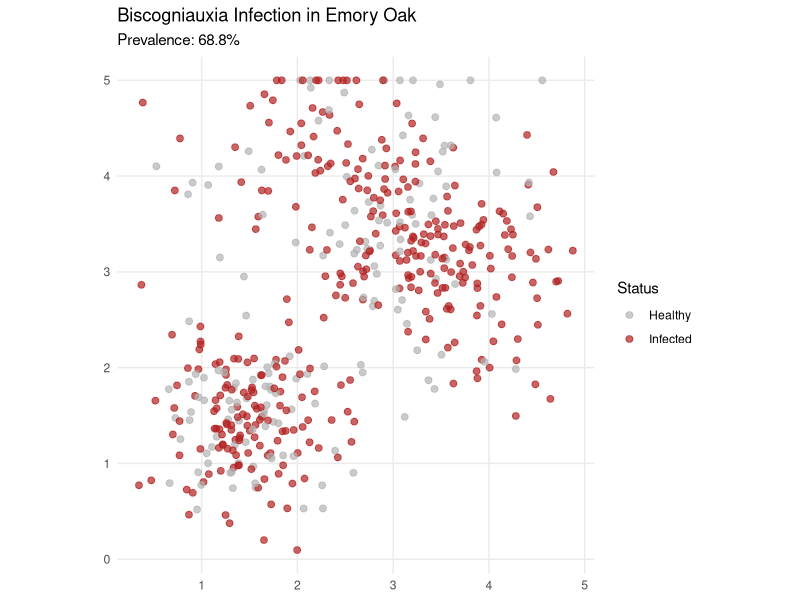
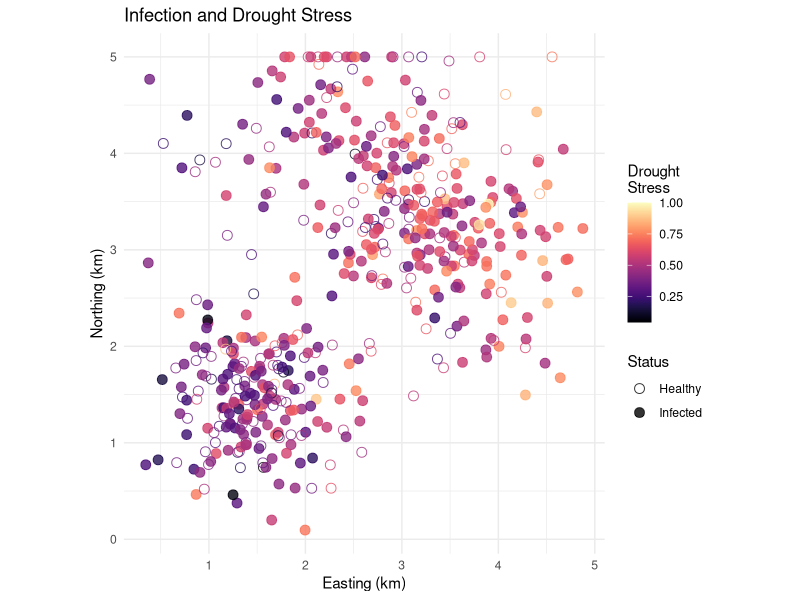
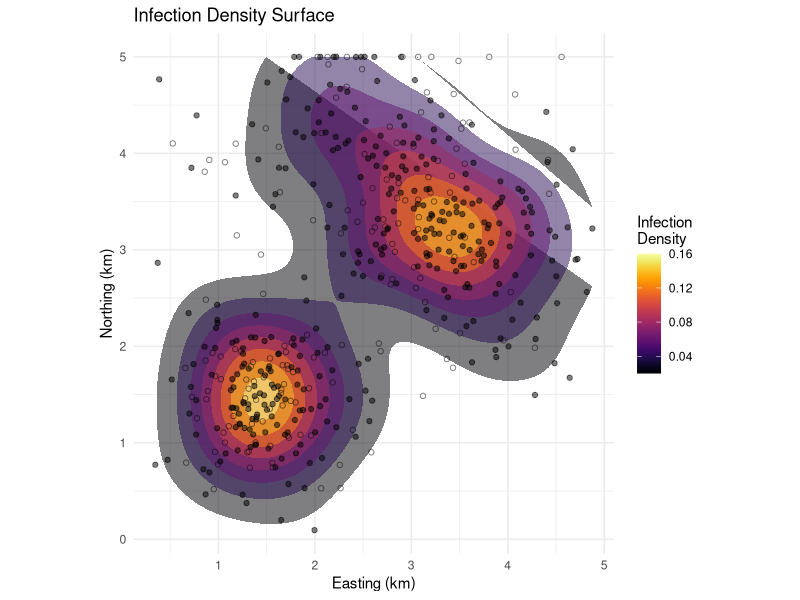
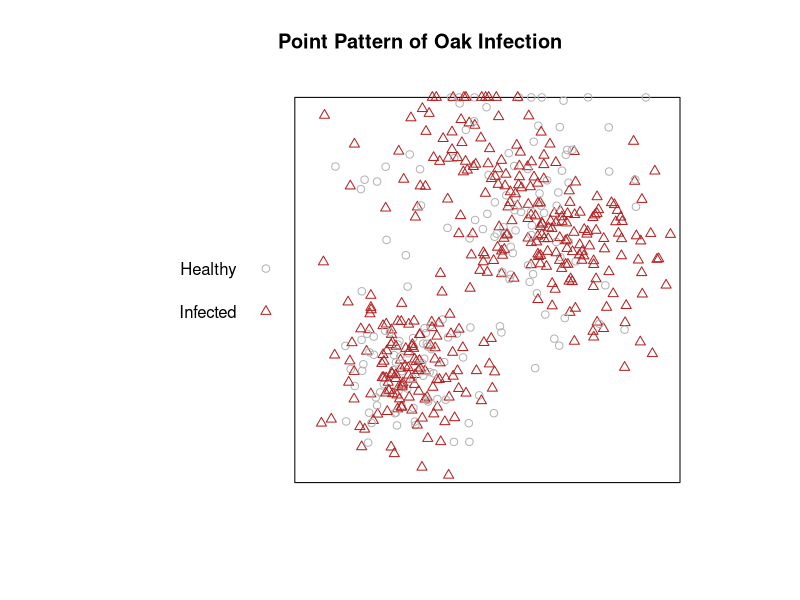
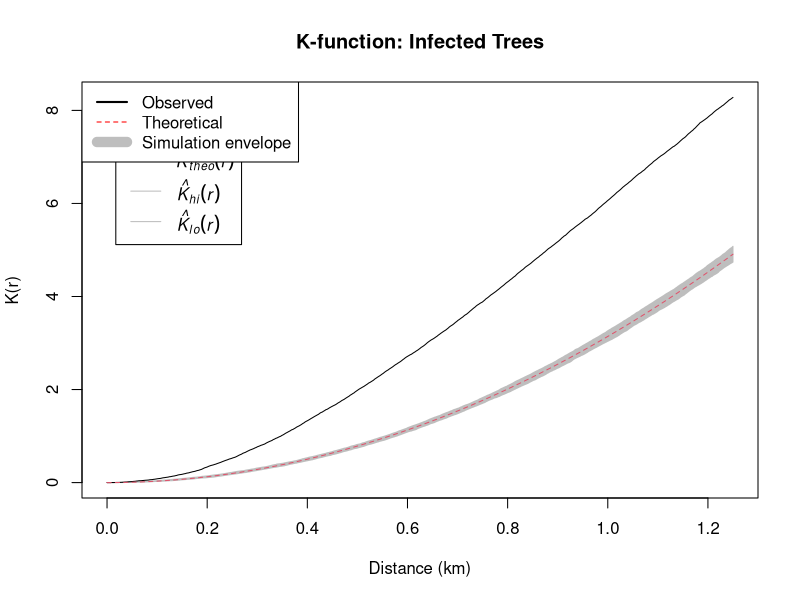
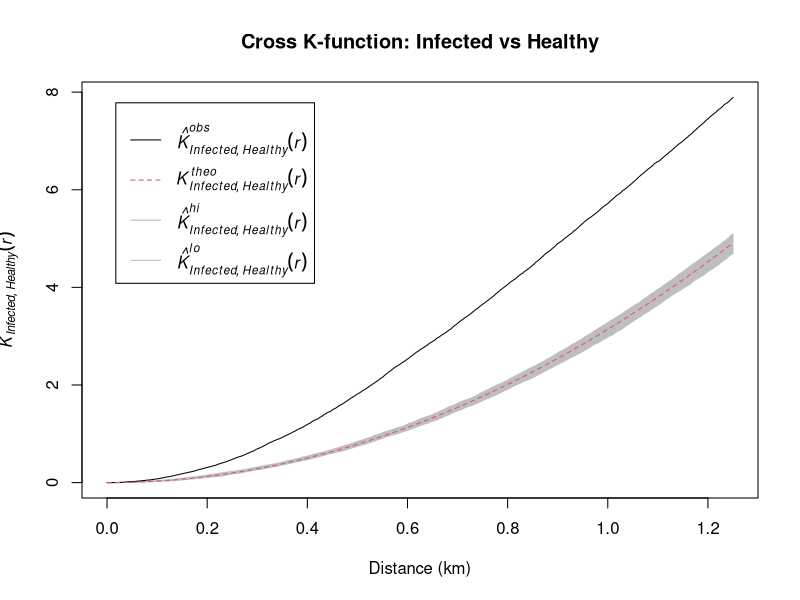
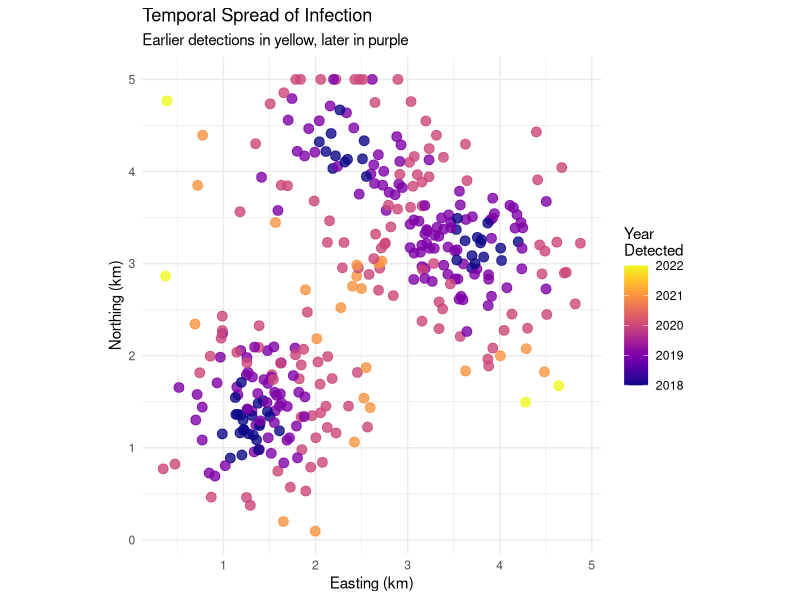
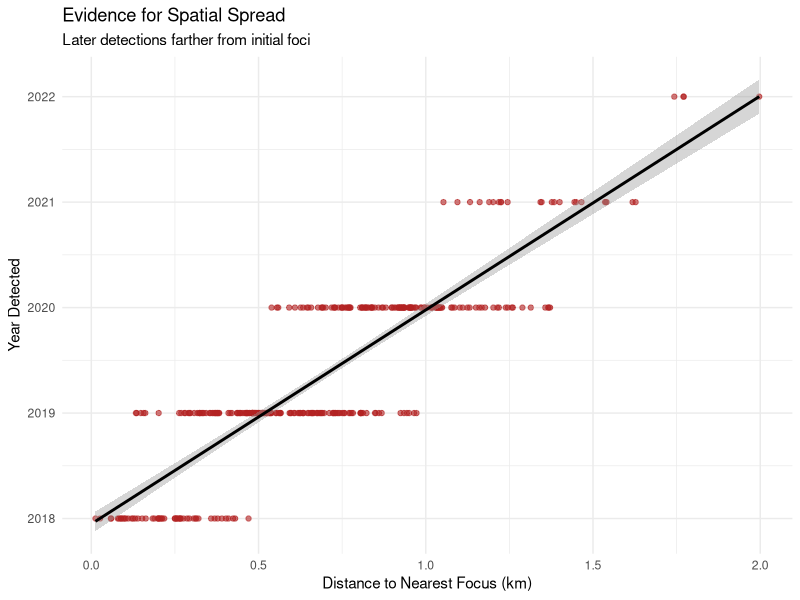

The R source for these figures, in order:
## ---- chunk 1
cat("
TWO COMPETING HYPOTHESES
═══════════════════════════════════════════════════════════════

HYPOTHESIS 1: UBIQUITOUS PATHOGEN, STRESS-TRIGGERED
────────────────────────────────────────────────────
  • Biscogniauxia is everywhere (or nearly everywhere)
  • Infection only manifests when trees are stressed
  • Disease clusters because STRESS clusters (drought, poor soils)
  • Spatial pattern driven by ENVIRONMENT, not contagion

  Management: Focus on tree health, reduce stress, identify 
              vulnerable sites based on environmental risk

HYPOTHESIS 2: ACTIVE SPATIAL SPREAD
────────────────────────────────────
  • Pathogen spreads from infected to nearby susceptible trees
  • Disease clusters because of LOCAL TRANSMISSION
  • Pattern expands outward from infection foci over time
  • Spatial structure exists BEYOND environmental predictors


  Management: Containment, remove infected trees, create barriers,
              prevent spread to uninfected areas

HYPOTHESIS 3: BOTH MECHANISMS
─────────────────────────────
  • Stress creates susceptibility
  • But transmission also occurs locally
  • Disease spreads faster in stressed areas

  Management: Combination - reduce stress AND contain spread
")
## ---- chunk 2
library(tidyverse)
library(sf)
library(spdep)
library(spatstat)      # Point pattern analysis
library(spatialreg)
library(terra)
library(viridis)

set.seed(42)
## ---- chunk 3
# Study area: 5km × 5km landscape
set.seed(123)

# Generate 500 Emory oak locations (clustered, as trees often are)
n_trees <- 500

# Trees cluster in suitable habitat
tree_x <- c(rnorm(200, 1.5, 0.5), rnorm(150, 3.5, 0.6), rnorm(150, 2.5, 0.8))
tree_y <- c(rnorm(200, 1.5, 0.5), rnorm(150, 3.0, 0.6), rnorm(150, 4.0, 0.7))

# Keep within bounds
tree_x <- pmin(pmax(tree_x, 0), 5)
tree_y <- pmin(pmax(tree_y, 0), 5)

# Environmental variables
# Drought stress index (higher = more stressed)
# Varies spatially - worse in the east
drought_stress <- 0.3 + 0.4 * (tree_x / 5) + rnorm(n_trees, 0, 0.15)
drought_stress <- pmin(pmax(drought_stress, 0), 1)

# Tree size (DBH) - larger trees may be more susceptible
dbh <- rnorm(n_trees, 30, 10)
dbh <- pmax(dbh, 5)

# Create data frame
oak_data <- data.frame(
  tree_id = 1:n_trees,
  x = tree_x,
  y = tree_y,
  drought_stress = drought_stress,
  dbh = dbh
)

# Now simulate infection under BOTH mechanisms
# 1. Environmental risk (stress-driven)
env_risk <- plogis(-3 + 4 * drought_stress + 0.02 * dbh)

# 2. Spatial contagion (spread from initial foci)
# Place 3 initial infection centers
foci <- data.frame(x = c(1.2, 3.8, 2.3), y = c(1.3, 3.2, 4.2))

# Distance to nearest focus
dist_to_focus <- sapply(1:n_trees, function(i) {
  min(sqrt((oak_data$x[i] - foci$x)^2 + (oak_data$y[i] - foci$y)^2))
})

# Contagion risk (higher near foci)
contagion_risk <- plogis(1 - 3 * dist_to_focus)

# Combined infection probability (both mechanisms)
# Stress makes trees susceptible; proximity to infected increases transmission
combined_prob <- plogis(-2 + 3 * drought_stress + 2 * (1 - dist_to_focus/max(dist_to_focus)))

# Generate infection status
oak_data$infected <- rbinom(n_trees, 1, combined_prob)

# Add year of first detection (for temporal analysis)
# Earlier detection near foci, later at edges
oak_data$year_detected <- ifelse(oak_data$infected == 1,
                                   2018 + round(2 * dist_to_focus + runif(n_trees, -0.5, 0.5)),
                                   NA)
oak_data$year_detected <- pmin(oak_data$year_detected, 2024)

# Summary
cat("Total trees:", n_trees, "\n")
cat("Infected trees:", sum(oak_data$infected), "\n")
cat("Infection prevalence:", round(mean(oak_data$infected) * 100, 1), "%\n")
## ---- chunk 4
# Convert to sf
oak_sf <- st_as_sf(oak_data, coords = c("x", "y"), crs = NA)

# Basic map
ggplot() +
  geom_sf(data = oak_sf, aes(color = factor(infected)), size = 2, alpha = 0.7) +
  scale_color_manual(values = c("0" = "gray70", "1" = "firebrick"),
                     labels = c("Healthy", "Infected"),
                     name = "Status") +
  labs(title = "Biscogniauxia Infection in Emory Oak",
       subtitle = paste0("Prevalence: ", round(mean(oak_data$infected)*100, 1), "%")) +
  theme_minimal() +
  coord_sf()
## ---- chunk 5
# Map with drought stress as background
ggplot(oak_data, aes(x = x, y = y)) +
  geom_point(aes(color = drought_stress, shape = factor(infected)), 
             size = 3, alpha = 0.8) +
  scale_color_viridis(name = "Drought\nStress", option = "magma") +
  scale_shape_manual(values = c(1, 19), 
                     labels = c("Healthy", "Infected"),
                     name = "Status") +
  labs(title = "Infection and Drought Stress",
       x = "Easting (km)", y = "Northing (km)") +
  coord_equal() +
  theme_minimal()
## ---- chunk 6
# Separate infected trees
infected_coords <- oak_data[oak_data$infected == 1, c("x", "y")]

# Kernel density
ggplot(oak_data, aes(x = x, y = y)) +
  stat_density_2d(data = infected_coords,
                  aes(fill = after_stat(level)),
                  geom = "polygon", alpha = 0.5) +
  geom_point(aes(shape = factor(infected)), 
             size = 1.5, alpha = 0.5) +
  scale_fill_viridis(name = "Infection\nDensity", option = "inferno") +
  scale_shape_manual(values = c(1, 19), guide = "none") +
  labs(title = "Infection Density Surface",
       x = "Easting (km)", y = "Northing (km)") +
  coord_equal() +
  theme_minimal()
## ---- chunk 7
# Create neighbor list
coords <- as.matrix(oak_data[, c("x", "y")])
knn <- knn2nb(knearneigh(coords, k = 8))
weights <- nb2listw(knn, style = "B")  # Binary weights

# Join count test
# H0: infection status is randomly distributed among trees
jc_test <- joincount.test(as.factor(oak_data$infected), weights)
print(jc_test)
## ---- chunk 8
# Step 1: Fit environmental model (ignoring space)
env_model <- glm(infected ~ drought_stress + dbh, 
                  family = binomial, data = oak_data)
summary(env_model)

# Step 2: Get residuals
oak_data$residuals <- residuals(env_model, type = "deviance")

# Step 3: Test residuals for spatial autocorrelation
weights_W <- nb2listw(knn, style = "W")
moran_resid <- moran.test(oak_data$residuals, weights_W)
print(moran_resid)
## ---- chunk 9
# Create point pattern objects
library(spatstat)

# Define window (study area)
W <- owin(xrange = c(0, 5), yrange = c(0, 5))

# All trees as a marked point pattern
all_trees_ppp <- ppp(oak_data$x, oak_data$y, window = W,
                      marks = factor(oak_data$infected, labels = c("Healthy", "Infected")))

# Just infected trees
infected_ppp <- ppp(infected_coords$x, infected_coords$y, window = W)

# Plot
plot(all_trees_ppp, cols = c("gray70", "firebrick"), 
     main = "Point Pattern of Oak Infection")
## ---- chunk 10
# K-function for infected trees with simulation envelope
K_env <- spatstat.explore::envelope(infected_ppp, Kest, nsim = 99, verbose = FALSE)

plot(K_env, main = "K-function: Infected Trees",
     xlab = "Distance (km)", ylab = "K(r)")
legend("topleft", c("Observed", "Theoretical", "Simulation envelope"),
       lty = c(1, 2, 1), col = c("black", "red", "gray"), lwd = c(2, 1, 10))
## ---- chunk 11
# Cross K-function
Kcross_env <- spatstat.explore::envelope(all_trees_ppp, Kcross, 
                        i = "Infected", j = "Healthy",
                        nsim = 99, verbose = FALSE)

plot(Kcross_env, main = "Cross K-function: Infected vs Healthy",
     xlab = "Distance (km)")
## ---- chunk 12
# Standard logistic regression (ignoring spatial structure)
model_glm <- glm(infected ~ drought_stress + dbh, 
                  family = binomial, data = oak_data)

# Check residual autocorrelation
cat("Residual Moran's I for GLM:\n")
print(moran.test(residuals(model_glm), weights_W))
## ---- chunk 13
# Calculate proportion of infected neighbors
neighbor_infection <- lag.listw(weights_W, oak_data$infected)
oak_data$neighbor_infected <- neighbor_infection

# Autologistic model
model_auto <- glm(infected ~ drought_stress + dbh + neighbor_infected,
                   family = binomial, data = oak_data)
summary(model_auto)

# Compare AIC
cat("\nModel comparison:\n")
cat("GLM (environment only) AIC:", round(AIC(model_glm), 1), "\n")
cat("Autologistic (+ neighbor infection) AIC:", round(AIC(model_auto), 1), "\n")
## ---- chunk 14
# Effect sizes
cat("\n=== Risk Factor Analysis ===\n\n")

# Drought stress effect
drought_coef <- coef(model_auto)["drought_stress"]
drought_or <- exp(drought_coef)
cat("Drought stress (per unit increase):\n")
cat("  Odds ratio:", round(drought_or, 2), "\n")
cat("  Interpretation: Each unit increase in drought stress multiplies\n")
cat("                  infection odds by", round(drought_or, 1), "\n\n")

# Neighbor infection effect
neighbor_coef <- coef(model_auto)["neighbor_infected"]
neighbor_or <- exp(neighbor_coef)
cat("Neighbor infection (proportion infected nearby):\n")
cat("  Odds ratio:", round(neighbor_or, 2), "\n")
cat("  Interpretation: A tree with all neighbors infected has\n")
cat("                 ", round(neighbor_or, 1), "× higher odds than one with no infected neighbors\n")
## ---- chunk 15
# Plot temporal spread
infected_only <- oak_data[oak_data$infected == 1, ]

ggplot(infected_only, aes(x = x, y = y, color = year_detected)) +
  geom_point(size = 3, alpha = 0.8) +
  scale_color_viridis(name = "Year\nDetected", option = "plasma") +
  labs(title = "Temporal Spread of Infection",
       subtitle = "Earlier detections in yellow, later in purple",
       x = "Easting (km)", y = "Northing (km)") +
  coord_equal() +
  theme_minimal()
## ---- chunk 16
# Correlation between detection year and distance from foci
infected_only$dist_to_nearest_focus <- sapply(1:nrow(infected_only), function(i) {
  min(sqrt((infected_only$x[i] - foci$x)^2 + (infected_only$y[i] - foci$y)^2))
})

# Regression
spread_model <- lm(year_detected ~ dist_to_nearest_focus, data = infected_only)
summary(spread_model)

cat("\nSpread velocity estimate:\n")
spread_rate <- 1 / coef(spread_model)["dist_to_nearest_focus"]
cat("Approximately", round(abs(spread_rate), 2), "km per year\n")
## ---- chunk 17
ggplot(infected_only, aes(x = dist_to_nearest_focus, y = year_detected)) +
  geom_point(alpha = 0.6, color = "firebrick") +
  geom_smooth(method = "lm", color = "black") +
  labs(title = "Evidence for Spatial Spread",
       subtitle = "Later detections farther from initial foci",
       x = "Distance to Nearest Focus (km)",
       y = "Year Detected") +
  theme_minimal()
## ---- chunk 18
# Create prediction grid
pred_grid <- expand.grid(
  x = seq(0, 5, by = 0.1),
  y = seq(0, 5, by = 0.1)
)

# Add environmental predictors to grid
# Drought stress surface (same gradient as before)
pred_grid$drought_stress <- 0.3 + 0.4 * (pred_grid$x / 5)
pred_grid$dbh <- 30  # Average DBH

# Calculate neighbor infection for each grid cell
# (proportion of nearby trees that are infected)
pred_grid$neighbor_infected <- sapply(1:nrow(pred_grid), function(i) {
  dists <- sqrt((oak_data$x - pred_grid$x[i])^2 + 
                (oak_data$y - pred_grid$y[i])^2)
  nearby <- which(dists < 0.5)  # Trees within 500m
  if (length(nearby) == 0) return(mean(oak_data$infected))
  mean(oak_data$infected[nearby])
})

# Predict risk
pred_grid$risk <- predict(model_auto, newdata = pred_grid, type = "response")

# Plot risk surface
ggplot(pred_grid, aes(x = x, y = y, fill = risk)) +
  geom_tile() +
  geom_point(data = oak_data, aes(fill = NULL), 
             shape = 1, size = 0.5, alpha = 0.3) +
  geom_point(data = oak_data[oak_data$infected == 1, ], 
             aes(fill = NULL), color = "white", size = 1) +
  scale_fill_viridis(name = "Infection\nRisk", option = "inferno", 
                     limits = c(0, 1)) +
  labs(title = "Predicted Infection Risk",
       subtitle = "White points = current infections",
       x = "Easting (km)", y = "Northing (km)") +
  coord_equal() +
  theme_minimal()
## ---- chunk 19
# Predict risk for each tree
oak_data$predicted_risk <- predict(model_auto, type = "response")

# High-risk uninfected trees
high_risk <- oak_data %>%
  filter(infected == 0) %>%
  arrange(desc(predicted_risk)) %>%
  head(20)

cat("Top 20 highest-risk uninfected trees:\n")
print(high_risk[, c("tree_id", "x", "y", "drought_stress", "neighbor_infected", "predicted_risk")])
## ---- chunk 20
# Map priority trees
oak_data$priority <- ifelse(oak_data$infected == 0 & 
                             oak_data$predicted_risk > quantile(oak_data$predicted_risk[oak_data$infected == 0], 0.9),
                           "High Priority", 
                           ifelse(oak_data$infected == 1, "Infected", "Lower Risk"))

ggplot(oak_data, aes(x = x, y = y, color = priority, size = priority)) +
  geom_point(alpha = 0.7) +
  scale_color_manual(values = c("Infected" = "gray50", 
                                 "Lower Risk" = "gray80",
                                 "High Priority" = "firebrick")) +
  scale_size_manual(values = c("Infected" = 2, "Lower Risk" = 1, "High Priority" = 4)) +
  labs(title = "Priority Trees for Monitoring",
       subtitle = "Large red points = highest risk uninfected trees",
       x = "Easting (km)", y = "Northing (km)") +
  coord_equal() +
  theme_minimal() +
  theme(legend.position = "bottom")
## ---- chunk 21
cat("
═══════════════════════════════════════════════════════════════
           HYPOTHESIS TESTING SUMMARY
═══════════════════════════════════════════════════════════════

TEST 1: Spatial clustering of infection
────────────────────────────────────────
")
cat("Join count test (infected-infected):", 
    ifelse(jc_test[[2]]$p.value < 0.05, "SIGNIFICANT clustering", "Not significant"), "\n")
cat("Interpretation: Disease IS spatially clustered\n")

cat("\n
TEST 2: Clustering beyond environment
────────────────────────────────────────
")
cat("Residual Moran's I:", round(moran_resid$estimate[1], 3), "\n")
cat("P-value:", round(moran_resid$p.value, 4), "\n")
cat("Interpretation:", ifelse(moran_resid$p.value < 0.05, 
                               "Clustering BEYOND environment (supports spread)",
                               "Environment explains clustering (supports stress-triggered)"), "\n")

cat("\n
TEST 3: Neighbor infection effect
────────────────────────────────────────
")
neighbor_p <- summary(model_auto)$coefficients["neighbor_infected", "Pr(>|z|)"]
cat("Neighbor effect p-value:", round(neighbor_p, 4), "\n")
cat("Interpretation:", ifelse(neighbor_p < 0.05,
                               "Significant local transmission (supports spread)",
                               "No local transmission beyond environment"), "\n")

cat("\n
TEST 4: Temporal spread pattern
────────────────────────────────────────
")
spread_p <- summary(spread_model)$coefficients["dist_to_nearest_focus", "Pr(>|t|)"]
cat("Distance-time relationship p-value:", round(spread_p, 4), "\n")
cat("Interpretation:", ifelse(spread_p < 0.05 & coef(spread_model)[2] > 0,
                               "Later infections farther from foci (supports spread)",
                               "No evidence of expansion from foci"), "\n")

cat("\n
═══════════════════════════════════════════════════════════════
                     CONCLUSION
═══════════════════════════════════════════════════════════════
")
# Count evidence for each hypothesis
spread_evidence <- sum(c(moran_resid$p.value < 0.05, neighbor_p < 0.05, spread_p < 0.05))
stress_evidence <- sum(c(summary(model_auto)$coefficients["drought_stress", "Pr(>|z|)"] < 0.05))

if (spread_evidence >= 2 & stress_evidence >= 1) {
  cat("Evidence supports BOTH mechanisms:\n")
  cat("- Stress creates susceptibility\n")
  cat("- Disease also spreads locally\n")
  cat("\nRecommended management: COMBINED APPROACH\n")
  cat("- Reduce tree stress where possible\n")
  cat("- Monitor and contain around infection foci\n")
  cat("- Prioritize high-risk uninfected trees\n")
} else if (spread_evidence >= 2) {
  cat("Evidence supports ACTIVE SPREAD\n")
  cat("\nRecommended management: CONTAINMENT\n")
} else {
  cat("Evidence supports STRESS-TRIGGERED emergence\n")
  cat("\nRecommended management: STRESS REDUCTION\n")
}
## ---- chunk 22
# Create management priority table
management_zones <- pred_grid %>%
  mutate(
    current_infection = sapply(1:nrow(pred_grid), function(i) {
      dists <- sqrt((oak_data$x[oak_data$infected == 1] - pred_grid$x[i])^2 + 
                    (oak_data$y[oak_data$infected == 1] - pred_grid$y[i])^2)
      if (length(dists) == 0) return(NA)
      min(dists)
    }),
    zone = case_when(
      risk > 0.6 & current_infection < 0.3 ~ "Containment Zone",
      risk > 0.6 ~ "High Risk - Monitor",
      risk > 0.3 ~ "Moderate Risk",
      TRUE ~ "Lower Risk"
    )
  )

# Summary
cat("\n=== Management Zone Summary ===\n")
table(management_zones$zone)
## ---- chunk 23
ggplot(management_zones, aes(x = x, y = y, fill = zone)) +
  geom_tile(alpha = 0.7) +
  geom_point(data = oak_data[oak_data$infected == 1, ],
             aes(fill = NULL), color = "black", size = 2, shape = 4) +
  scale_fill_manual(values = c("Containment Zone" = "firebrick",
                                "High Risk - Monitor" = "orange",
                                "Moderate Risk" = "yellow",
                                "Lower Risk" = "lightgreen"),
                    name = "Management\nZone") +
  labs(title = "Management Priority Zones",
       subtitle = "X marks = current infections",
       x = "Easting (km)", y = "Northing (km)") +
  coord_equal() +
  theme_minimal()
